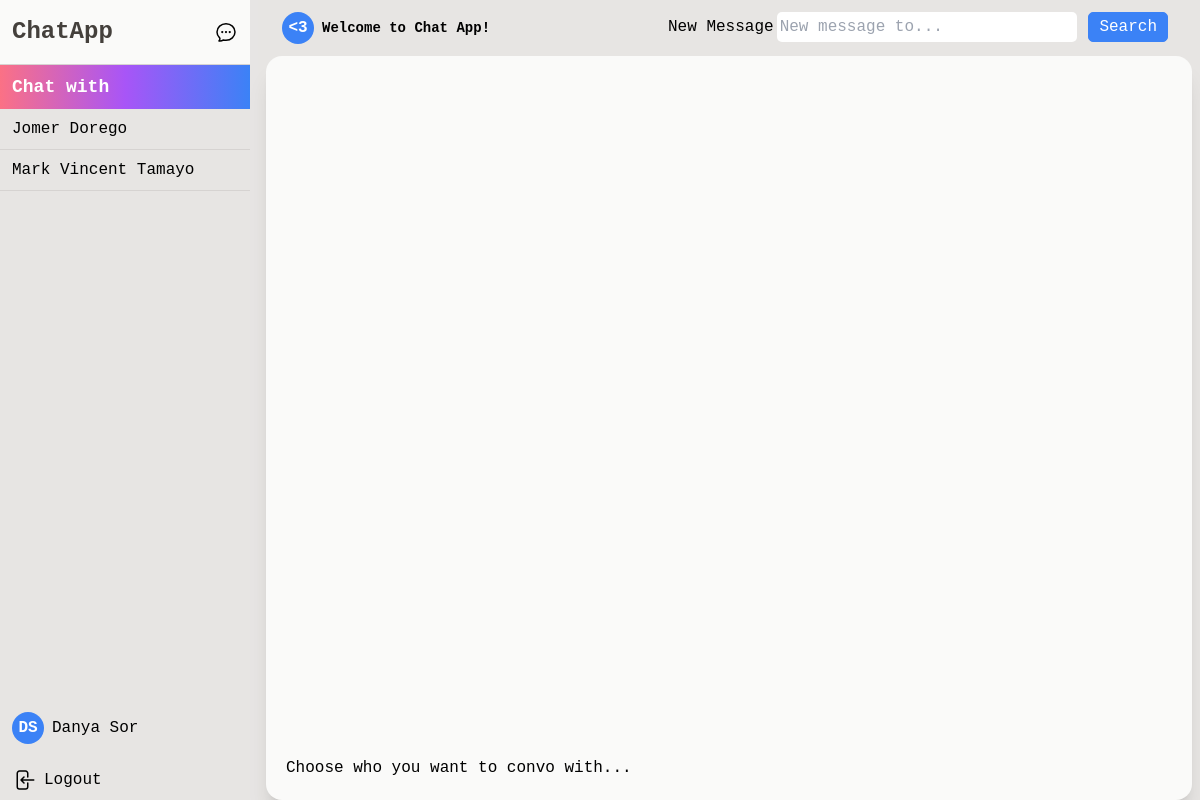
/ (signed in), run on the app's committed database.
### tables this page shows
CREATE TABLE `users` (
  `id` int(11) NOT NULL,
  `fname` varchar(50) NOT NULL,
  `lname` varchar(50) NOT NULL,
  `username` varchar(50) NOT NULL,
  `pass` varchar(100) NOT NULL,
  `created_at` date NOT NULL DEFAULT current_timestamp()
);

### index_contents.php (called while the page is built, shortened)
<?php
function getUserConvos($pdo, $userID){
   $userConvoWith = array();
   try {
      $query = "SELECT
            c.*,
            u.fname,
            u.lname,
            IF(c.userId_1 = $userID, c.userId_2, c.userId_1) AS recieverID
         FROM
            convo c
         INNER JOIN
            users u
         ON
            u.id = IF(c.userId_1 = $userID, c.userId_2, c.userId_1)
         WHERE
            userId_1 = $userID
         OR userId_2 = $userID";
      $stmt = $pdo->prepare($query);
      if($stmt->execute()){
         $res = $stmt->fetchAll(PDO::FETCH_OBJ);
         foreach($res as $r){
            array_push(
               $userConvoWith,
               [
                  'convoID' => $r->id,
                  'recieverID' => $r->recieverID,
                  'recieverFullName' => ucwords($r->fname) . ' ' . ucwords($r->lname)
               ]
            );
         }
      }
   } catch (PDOException $e) {
      echo "Error: " . $e->getMessage();
   }
   return $userConvoWith;
}
function userFullName($pdo, $userID) {
   $query = "SELECT fname, lname FROM users WHERE id = ? LIMIT 1";
   $stmt = $pdo->prepare($query);
   $stmt->bindParam(1, $userID);
   if($stmt->execute()){
      return $stmt->fetch(PDO::FETCH_OBJ);
   }
}

### index-aside.php (the view, shortened to what this page needs)
<aside class="flex flex-col w-[250px] bg-stone-200/50 shrink-0">
   <div class="flex flex-row justify-between items-center px-3 py-4 border-b bg-stone-50 border-stone-300">
         <a href="<?= ROOT_URL ?>" class="text-2xl font-semibold font-mono text-stone-700">ChatApp</a>
   </div>
   <div class="flex flex-col flex-auto overflow-y-auto">
         <p class="px-3 py-2 font-bold text-white bg-gradient-to-r from-rose-400 via-purple-500 to-blue-500 sticky top-0 z-2  text-lg">Chat with</p>
         <?php $convos = getUserConvos($pdo, $_SESSION['user-login']) ?>
         <?php foreach($convos as $convo): ?>
         <a href="<?= ROOT_URL ?>index.php?convo=<?= $convo['convoID'] ?>&name=<?= $convo['recieverFullName'] ?>" class="flex flex-row justify-between items-center relative px-3 py-2 hover:bg-blue-600 hover:text-white transition-all border-b border-stone-300">
            <span><?= $convo['recieverFullName'] ?></span>
         </a>
         <?php endforeach; ?>
   </div>
   <div class="flex flex-col gap-2">
         <a href="#" class="flex flex-row items-center gap-2 px-3 py-2">
         <?php $fn = userFullName($pdo, $_SESSION['user-login']) ?>
            <div class="w-8 h-8 flex flex-col rounded-full items-center justify-center bg-blue-500 text-white">
               <h1 class="font-black"><?= ucfirst($fn->fname[0]).ucfirst($fn->lname[0]) ?></h1>
            </div>
            <span><?= ucfirst($fn->fname).' '.ucfirst($fn->lname) ?></span>
         </a>
         <a href="logout.php" class="flex flex-row items-center gap-2 px-3 py-2">
            <span>Logout</span>
         </a>
   </div>
</aside>

### data on the page
users: fname "D", lname "S", fname "Danya", lname "Sor"

### other printed values
$convo['recieverFullName'] "Jomer Dorego"
$convo['recieverFullName'] "Mark Vincent Tamayo"
$receiverInitial "<3"
$receiverFullName "Welcome to Chat App!"
